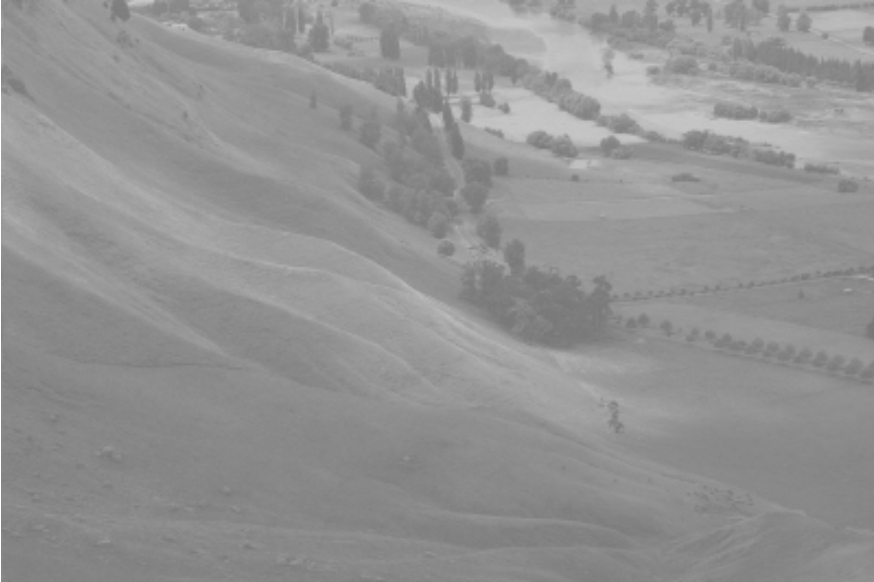
//> input picture ImageProcessing/ImageProcessing/img/heq.jpg, 874 x 582 px
$ ./ContrastStretching   (built with g++ and OpenCV 4)
//> lines starting //> are read from the running program, lines starting //| are printed output that depends on the picture
#include <opencv2/core/core.hpp>
#include <opencv2/imgcodecs/imgcodecs.hpp>
#include <opencv2/highgui/highgui.hpp>
#include <iostream>
#include <opencv2/imgproc/imgproc.hpp>

using namespace cv;
using namespace std;

int main(int argc, char** argv) {

	String imgname = "Original Image";
	String resultname = "Result Image";

	// 이미지 데이터 읽기 및 결과값을 저장할 Mat생성
	Mat orgimg, resultimg;
	orgimg = imread("./img/heq.jpg", CV_LOAD_IMAGE_COLOR);
//> orgimg is the input picture: 582 rows x 874 cols, CV_8UC3; min 119, max 255, mean 146.9
	resultimg = Mat(orgimg.rows, orgimg.cols, CV_8UC3);

	// 이미지 데이터가 없을 경우
	if (!orgimg.data) {
		cout << "No Image data" << endl;
		return -1;
	}

	// RGB값별 분포를 저장할 배열 선언 및 초기화
	int m_histogramBlue[256] = { 0, };
	int m_histogramGreen[256] = { 0, };
	int m_histogramRed[256] = { 0, };
	int B, G, R;

	// 임계값 설정
	int th_low_B = 255, th_high_B = 0;
	int th_low_G = 255, th_high_G = 0;
	int th_low_R = 255, th_high_R = 0;


	for (int y = 0; y < orgimg.rows; y++) {
		for (int x = 0; x < orgimg.cols; x++) {
			// 원본 값
			B = orgimg.at<Vec3b>(y, x)[0];
			G = orgimg.at<Vec3b>(y, x)[1];
			R = orgimg.at<Vec3b>(y, x)[2];

			// 밝기 값이 제일 낮은 값 찾기
			if (B < th_low_B)	th_low_B = B;
			if (G < th_low_G)	th_low_G = G;
			if (R < th_low_R)	th_low_R = R;

			// 밝기 값이 제일 높은 값 찾기
			if (B > th_high_B) th_high_B = B;
			if (G > th_high_G) th_high_G = G;
			if (R > th_high_R) th_high_R = R;

			// 히스토그램 배열에 추가
			m_histogramBlue[B] += 1;
			m_histogramGreen[G] += 1;
			m_histogramRed[R] += 1;
		}
	}
//> this loop made 582 passes
//> (B, G, R, th_low_B, th_low_G, th_low_R) on passes 1 to 3: (166, 166, 166, 127, 127, 127), (162, 162, 162, 127, 127, 127), (151, 151, 151, 127, 127, 127)
//> after the loop, B = 144; G = 144; R = 144; th_low_B = 119; th_low_G = 119; th_low_R = 119; th_high_B = 255; th_high_G = 255; th_high_R = 255; m_histogramBlue = 256 values, max 22925 at index 136, min 0 at index 0, mean 1987; m_histogramGreen has the same summary as m_histogramBlue; m_histogramRed has the same summary as m_histogramBlue

	// 원본영상의 RGB최대값을 저장할 변수 초기화
	int m_histogramMaxB = 0;
	int m_histogramMaxG = 0;
	int m_histogramMaxR = 0;

	// 원본영상의 RGB최대값 계산
	for (int i = 0; i < 256; i++) {
		m_histogramMaxB = max(m_histogramMaxB, m_histogramBlue[i]);
		m_histogramMaxG = max(m_histogramMaxG, m_histogramGreen[i]);
		m_histogramMaxR = max(m_histogramMaxR, m_histogramRed[i]);
	}
//> after the loop, m_histogramMaxB = 22925; m_histogramMaxG = 22925; m_histogramMaxR = 22925

	int B_LUT[256] = { 0 }, G_LUT[256] = { 0 }, R_LUT[256] = { 0 };	// Look Up Table 값을 저장할 배열 초기화

	// Look Up Table 계산
	for (int i = 0; i < 256; i++) {
		if (i <= th_low_B) B_LUT[i] = 0;
		else if (th_low_B < i < th_high_B) B_LUT[i] = 255 * (i - th_low_B) / (th_high_B - th_low_B);
		else if (th_high_B <= i) B_LUT[i] = 255;

		if (i <= th_low_G) G_LUT[i] = 0;
		else if (th_low_G < i < th_high_G) G_LUT[i] = 255 * (i - th_low_G) / (th_high_G - th_low_G);
		else if (th_high_G <= i) G_LUT[i] = 255;

		if (i <= th_low_R) R_LUT[i] = 0;
		else if (th_low_R < i < th_high_R) R_LUT[i] = 255 * (i - th_low_R) / (th_high_R - th_low_R);
		else if (th_high_R <= i) R_LUT[i] = 255;
	}
//> after the loop, B_LUT = 256 values from 0 to 255; G_LUT = 256 values from 0 to 255; R_LUT = 256 values from 0 to 255

	// 결과값의 히스토그램을 저장할 배열 선언 및 초기화
	int m_histogramBlue2[256] = { 0, };
	int m_histogramGreen2[256] = { 0, };
	int m_histogramRed2[256] = { 0, };

	// 결과값에 Look UP Table 적용 및 히스토그램 배열에 값 추가
	for (int y = 0; y < orgimg.rows; y++) {
		for (int x = 0; x < orgimg.cols; x++) {
			// 원본 값
			B = orgimg.at<Vec3b>(y, x)[0];
			G = orgimg.at<Vec3b>(y, x)[1];
			R = orgimg.at<Vec3b>(y, x)[2];

			resultimg.at<Vec3b>(y, x)[0] = B_LUT[B];
			resultimg.at<Vec3b>(y, x)[1] = G_LUT[G];
			resultimg.at<Vec3b>(y, x)[2] = R_LUT[R];

			m_histogramBlue2[resultimg.at<Vec3b>(y, x)[0]] += 1;
			m_histogramGreen2[resultimg.at<Vec3b>(y, x)[1]] += 1;
			m_histogramRed2[resultimg.at<Vec3b>(y, x)[2]] += 1;
		}
	}
//> this loop made 582 passes
//> (B, G, R) on passes 1 to 3: (166, 166, 166), (162, 162, 162), (151, 151, 151)
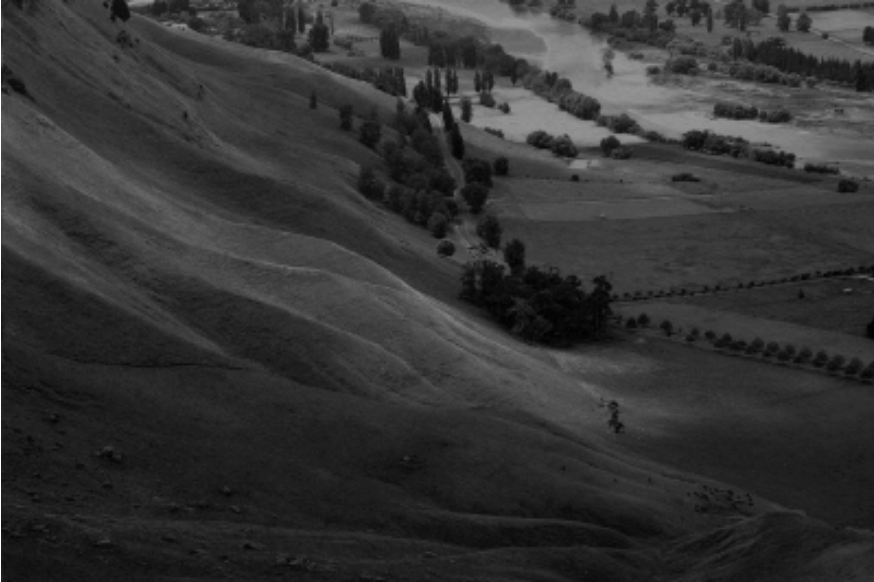
//> resultimg: 582 rows x 874 cols, CV_8UC3; min 0, max 255, mean 51.9

	// 결과 영상의 최대 RGB값을 정장할 변수 선언 및 초기화
	int m_histogramMaxB2 = 0;
	int m_histogramMaxG2 = 0;
	int m_histogramMaxR2 = 0;

	// 결과 영상의 최대 RGB값을 계산
	for (int i = 0; i < 256; i++) {
		m_histogramMaxB2 = max(m_histogramMaxB2, m_histogramBlue2[i]);
		m_histogramMaxG2 = max(m_histogramMaxG2, m_histogramGreen2[i]);
		m_histogramMaxR2 = max(m_histogramMaxR2, m_histogramRed2[i]);
	}

	// 히스토그램 Mat 생성
	Mat img_histogram = Mat(300, 300, CV_8UC3, Scalar(0));
	Mat img_histogram2 = Mat(300, 300, CV_8UC3, Scalar(0));

	// 히스토그램 그리기
	for (int i = 0; i < 256; i++)
	{
		int histoB = 300 * m_histogramBlue[i] / (float)m_histogramMaxB;
		int histoG = 300 * m_histogramGreen[i] / (float)m_histogramMaxG;
		int histoR = 300 * m_histogramRed[i] / (float)m_histogramMaxR;

		line(img_histogram, cvPoint(i + 10, 300), cvPoint(i + 10, 300 - histoB), Scalar(255, 0, 0));
		line(img_histogram, cvPoint(i + 10, 300), cvPoint(i + 10, 300 - histoG), Scalar(0, 255, 0));
		line(img_histogram, cvPoint(i + 10, 300), cvPoint(i + 10, 300 - histoR), Scalar(0, 0, 255));

		int histoB2 = 300 * m_histogramBlue2[i] / (float)m_histogramMaxB2;
		int histoG2 = 300 * m_histogramGreen2[i] / (float)m_histogramMaxG2;
		int histoR2 = 300 * m_histogramRed2[i] / (float)m_histogramMaxR2;

		line(img_histogram2, cvPoint(i + 10, 300), cvPoint(i + 10, 300 - histoB2), Scalar(255, 0, 0));
		line(img_histogram2, cvPoint(i + 10, 300), cvPoint(i + 10, 300 - histoG2), Scalar(0, 255, 0));
		line(img_histogram2, cvPoint(i + 10, 300), cvPoint(i + 10, 300 - histoR2), Scalar(0, 0, 255));
	}
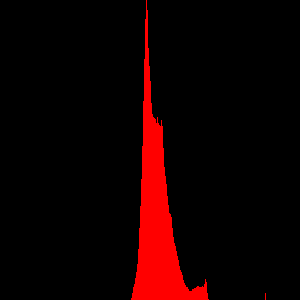
//> img_histogram: 300 rows x 300 cols, CV_8UC3; mean B, G, R 0, 0, 18.7
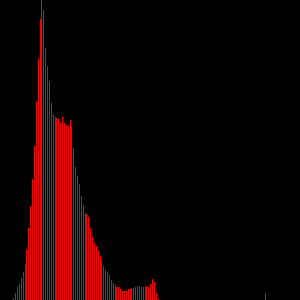
//> img_histogram2: 300 rows x 300 cols, CV_8UC3; mean B, G, R 0, 0, 18.7

	// 결과 출력
	imshow(imgname, orgimg);
	imshow("원본 영상의 히스토그램", img_histogram);
	imshow(resultname, resultimg);
	imshow("결과 영상의 히스토그램", img_histogram2);
	waitKey();
}
